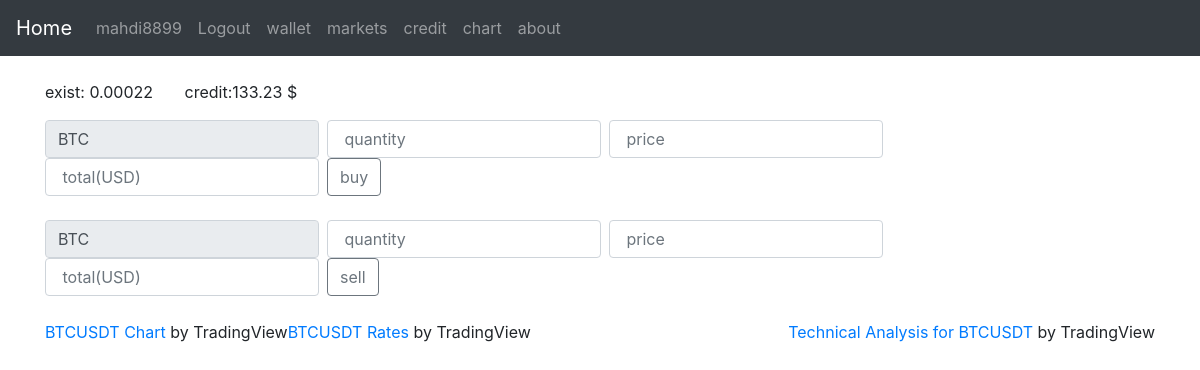
The page /transition.html (signed in) on the database as committed earlier.
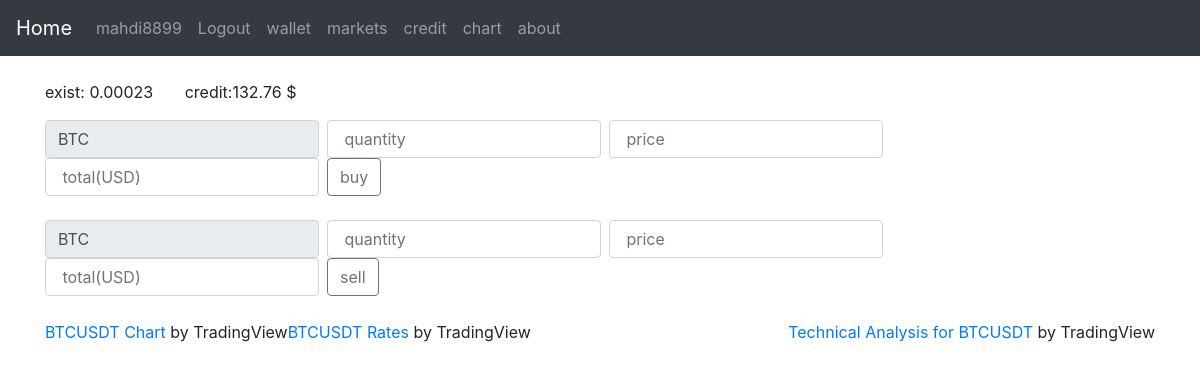
The same page on the database as committed later.
### app/models.py (models this page shows, shortened)
class Crypto(models.Model):
    ticker = models.CharField(max_length=10)
    quantity = models.DecimalField(max_digits=12, decimal_places=5, default=Decimal('0.0000'))
    owner = models.ForeignKey(User, on_delete=models.SET_NULL, null=True, blank=False)
    def __str__(self):
        return str(self.quantity)

class Store(models.Model):
    credit = models.DecimalField(max_digits=12, decimal_places=2, default=Decimal('0.00'))
    moneyowner = models.ForeignKey(User, on_delete=models.SET_NULL, null=True, blank=False)
    def __str__(self):
        return str(self.credit)

### app/views.py (the view)
# urls.py: path('transition.html', views.transition, name="transition"),
@login_required
def transition(request):
  credit = Store.objects.filter(moneyowner=request.user)
  crypto_quan = Crypto.objects.filter(owner=request.user , ticker = crypto_info[0])
  return render(request, 'app/transition.html', {'credit':credit , 'crypto_info': crypto_info ,'crypto_quan' : crypto_quan} )

### app/templates/app/transition.html (shortened to what this page needs)
{% extends 'app/base.html' %}
{% block content %}
 <p>{% for index in crypto_quan %} exist: {{index}}{% endfor %} &nbsp &nbsp &nbsp  {% for item in credit %}
   credit:{{item}} $
  {% endfor %} <p>
 <form action="{% url 'add_stock' %}" class="form-inline my-2 my-lg-0" method="POST" >
      <input class="form-control mr-sm-2" type="text" value={{crypto_info.0}}  name="ticker" readonly>
      <input required class="form-control mr-sm-2" type="number" min="0.00001" step="0.00001"  placeholder=" quantity" aria-label="Add" name="quantity" id = "quanbuy" onclick="func()" onkeyup="count1_buy()">
      <input required class="form-control mr-sm-2" type="number" min="0.00001" step="0.00001"  placeholder=" price" aria-label="your price" name="price" id = "pricbuy" onclick="func()" onkeyup="count2_buy()">
      <input required class="form-control mr-sm-2" type="number" min="0.00001" step="0.00001"  placeholder=" total(USD)" aria-label="total money" name="totalM" id = "totabuy" onclick="func()" onkeyup="count3_buy()">
      <button class="btn btn-outline-secondary my-2 my-sm-0" type="submit">buy</button>
    </form>
<form action="{% url 'delete_stock' %}" class="form-inline my-2 my-lg-0" method="POST">
      <input class="form-control mr-sm-2" type="text" value={{crypto_info.0}} name="ticker" readonly>
      <input required class="form-control mr-sm-2" type="number" min="0.00001" step="0.00001"  placeholder=" quantity" aria-label="sell" name="quantity" id = "quansell" onclick="func()" onkeyup="count1_sell()" >
      <input required class="form-control mr-sm-2" type="number" min="0.00001" step="0.00001"  placeholder=" price" aria-label="your price" name="price" id = "pricsell" onclick="func()" onkeyup="count2_sell()" >
      <input required class="form-control mr-sm-2" type="number" min="0.00001" step="0.00001"  placeholder=" total(USD)" aria-label="total money" name="totalM" id = "totasell" onclick="func()" onkeyup="count3_sell()">
      <button class="btn btn-outline-secondary my-2 my-sm-0" type="submit">sell</button>
    </form>
<br/>
<div class="tradingview-widget-container" style="float: left;">
  <div class="tradingview-widget-copyright"><a href="https://www.tradingview.com/symbols/BTCUSD/?exchange=BINANCE" rel="noopener" target="_blank"><span class="blue-text">BTCUSDT Chart</span></a> by TradingView</div>
</div>
<div class="tradingview-widget-container" style="float: right;">
  <div class="tradingview-widget-copyright"><a href="https://www.tradingview.com/symbols/BTCUSD/technicals/" rel="noopener" target="_blank"><span class="blue-text">Technical Analysis for BTCUSDT</span></a> by TradingView</div>
</div>
<div class="tradingview-widget-container">
  <div class="tradingview-widget-copyright"><a href="https://www.tradingview.com/symbols/BTCUSD/?exchange=BINANCE" rel="noopener" target="_blank"><span class="blue-text">BTCUSDT Rates</span></a> by TradingView</div>
</div>
{% endblock %}

### app/templates/app/base.html (shortened to what this page needs)
<!doctype html>
<html lang="en">
  <head>
    <link rel="stylesheet" href="https://stackpath.bootstrapcdn.com/bootstrap/4.3.1/css/bootstrap.min.css">
  </head>
  <body>
  	<nav class="navbar navbar-expand-lg navbar-dark bg-dark">
  <a class="navbar-brand" href="{% url 'home' %}">Home</a>
  <div class="collapse navbar-collapse" id="navbarSupportedContent">
    <ul class="navbar-nav mr-auto">
      {% if user.is_authenticated %}
      <li class="nav-item"><a class="nav-link" >{{ user.get_username }}</a></li>
      <li class="nav-item"><a  class="nav-link" href="{% url 'logout'%}?next={{request.path}}">Logout</a></li>
    {% else %}
      <li class="nav-item">
        <a class="nav-link" href="{% url 'signup' %}">sign up</a>
      </li>
      <li class="nav-item"><a  class="nav-link"href="{% url 'login'%}?next={{request.path}}">sign in</a></li>
    {% endif %}
      <li class="nav-item">
        <a class="nav-link" href="{% url 'portfolio' %}">wallet</a>
      </li>
      <li class="nav-item">
        <a class="nav-link" href="{% url 'buy_sell' %}">markets</a>
      </li>
      <li class="nav-item">
        <a class="nav-link" href="{% url 'credit' %}">credit</a>
      </li>
      <li class="nav-item">
        <a class="nav-link" href="{% url 'chart' %}">chart</a>
      </li>
      <li class="nav-item">
        <a class="nav-link" href="{% url 'about' %}">about</a>
      </li>
    </ul>
  </div>
</nav>
    <div class="container">
    	<br/>
	    {% block content %}
		{% endblock %}
	</div>
  </body>
</html>

Rows that differ between the two databases and show on the page:
changed Crypto: quantity "0.00022" → "0.00023"
changed Store: credit "133.23" → "132.76"
